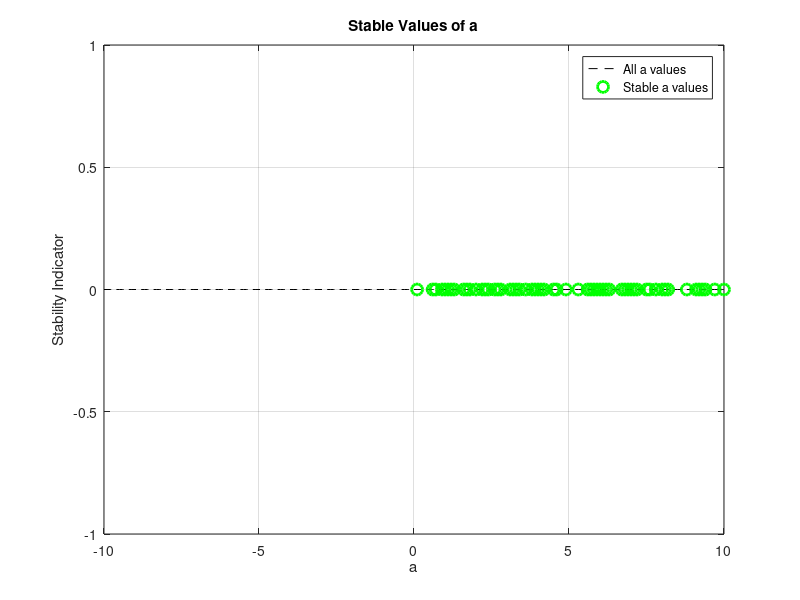

The MATLAB source for this figure:
% تعریف بازه مقادیر a
a_values = -10:0.1:10; % بازه مقادیر a (میتوانید تغییر دهید)

% لیست مقادیر پایدار
stable_a = [];

for a = a_values
    % تعریف ضرایب مخرج با مقدار a
    denominator = [1 1 a a];
    
    % محاسبه ریشههای مخرج
    poles = roots(denominator);
    
    % بررسی پایداری (تمام قسمتهای حقیقی منفی باشند)
    if all(real(poles) < 0)
        stable_a = [stable_a, a]; % اضافه کردن a به لیست پایدار
    end
end

% نمایش نتایج
disp('Stable values of a:');
disp(stable_a);

% رسم نمودار
figure;
plot(a_values, zeros(size(a_values)), 'k--'); % خط مبنا=
hold on;
plot(stable_a, zeros(size(stable_a)), 'go', 'MarkerSize', 8, 'LineWidth', 2); % مقادیر پایدار
grid on;

% تنظیمات نمودار
title('Stable Values of a');
xlabel('a');
ylabel('Stability Indicator');
legend('All a values', 'Stable a values');
